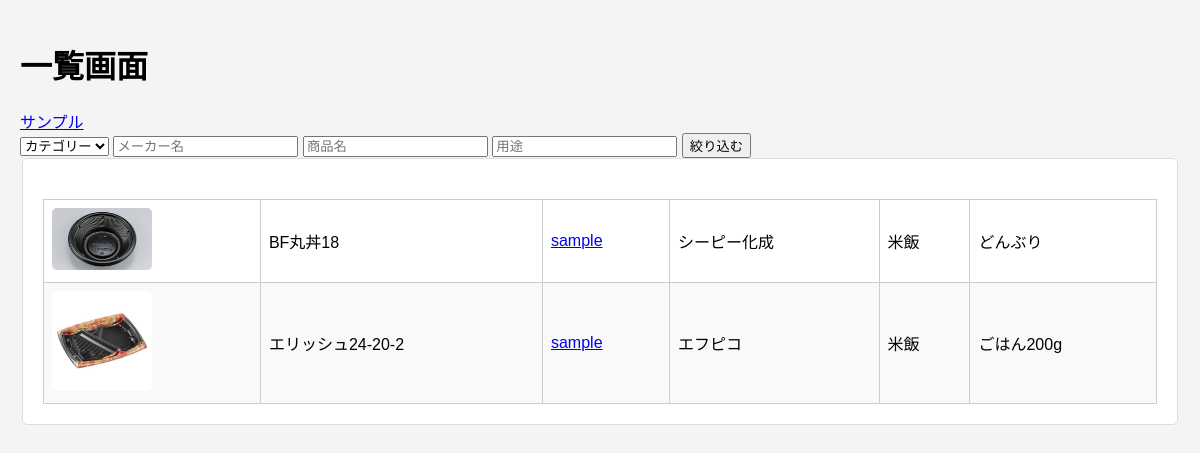
The app's page /tray_read.php?category=E (signed in) with its own data.
### tables this page shows
CREATE TABLE `tray_table` (
  `id` int(11) NOT NULL,
  `maker` varchar(128) NOT NULL,
  `category` varchar(128) NOT NULL,
  `image` varchar(255) NOT NULL,
  `product` varchar(128) NOT NULL,
  `purpose` varchar(255) NOT NULL,
  `created_at` int(11) NOT NULL,
  `updated_at` int(11) NOT NULL
);

### tray_read.php (the view, shortened to what this page needs)
<?php
$user_id = $_SESSION['user_id'];
$pdo = connect_to_db();
$sql = 'SELECT * FROM tray_table WHERE ';
$conditions = [];
$params = [];
if (isset($_GET['category']) && $_GET['category'] != '') {
    $conditions[] = 'category = :category';
    $params[':category'] = $_GET['category'];
}
if (!empty($conditions)) {
    $sql .= implode(' OR ', $conditions);
} else {
    $sql = rtrim($sql, ' WHERE ');
}
$sql .= ' ORDER BY category ASC';
$stmt = $pdo->prepare($sql);
try {
  $status = $stmt->execute($params);
} catch (PDOException $e) {
  echo json_encode(["sql error" => "{$e->getMessage()}"]);
  exit();
}
$categoryMap = [
  "A" => "鮮魚",
  "B" => "塩干",
  "C" => "寿司",
  "D" => "精肉",
  "E" => "米飯",
  "F" => "惣菜",
  "G" => "青果",
  "H" => "汎用",
];
$result = $stmt->fetchAll(PDO::FETCH_ASSOC);
$output = "";
foreach ($result as $record) {
  $categoryName = isset($categoryMap[$record["category"]]) ? $categoryMap[$record["category"]] : "不明";
  $output .= "
    <tr>
    <td><img src='{$record["image"]}' alt='Product Image' style='width:100px;'></td>
      <td>{$record["product"]}</td>
      <td><a href='sample_act.php?user_id={$user_id}&product_id={$record["id"]}'>sample</a></td>
      <td>{$record["maker"]}</td>
      <td>{$categoryName}</td>
      <td>{$record["purpose"]}</td>
    </tr>
  ";
}
?>
<!DOCTYPE html>
<html lang="ja">
<head>
</head>
<body>
  <h1>一覧画面</h1>
  <a href="user_sample.php">サンプル</a>
  <form action="" method="GET">
  <select name="category">
    <option value="">カテゴリー</option>
    </select>
    <input type="text" name="maker" placeholder="メーカー名">
    <input type="text" name="product" placeholder="商品名">
    <input type="text" name="purpose" placeholder="用途">
    <input type="submit" value="絞り込む">
  <fieldset>
    <table>
      <tbody>
        <?= $output ?>
      </tbody>
    </table>
  </fieldset>
</body>
</html>

### tray_read.php (style rules this page uses)
body { font-family: 'Arial', sans-serif; margin: 0; padding: 20px; background-color: #f4f4f4; }
fieldset { border: 1px solid #ddd; background-color: #fff; border-radius: 5px; padding: 20px; }
table { width: 100%; border-collapse: collapse; margin-top: 20px; }
table, th, td { border: 1px solid #ccc; }
th, td { text-align: left; padding: 8px; }
tr:nth-child(even) { background-color: #f9f9f9; }
img { width: 100px; height: auto; border-radius: 5px; }

### records on screen
tray_table: image (picture), product "BF丸丼18", maker "シーピー化成", category "米飯", purpose "どんぶり"
tray_table: image (picture), product "エリッシュ24-20-2", maker "エフピコ", category "米飯", purpose "ごはん200g"
